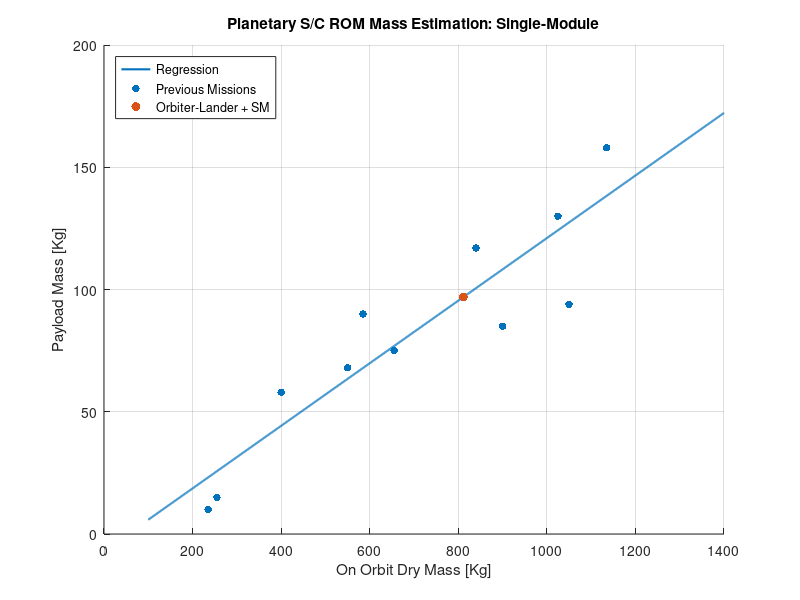
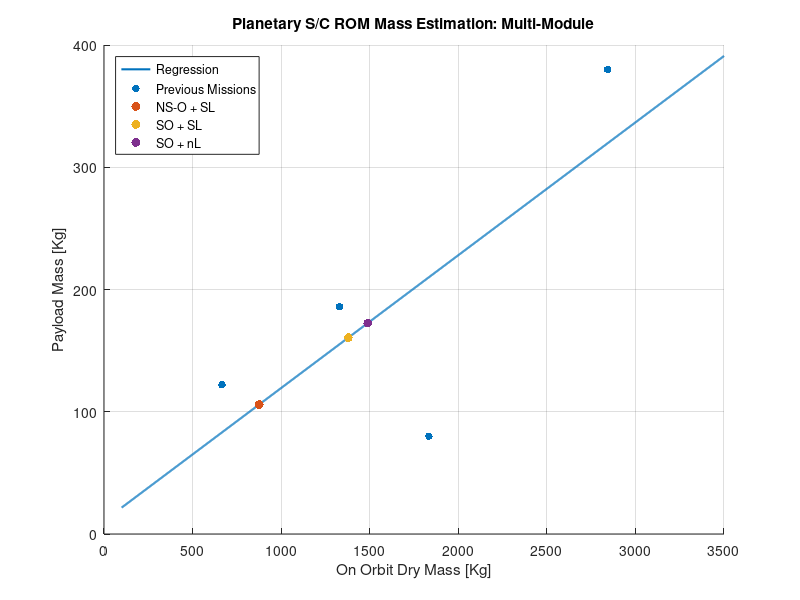
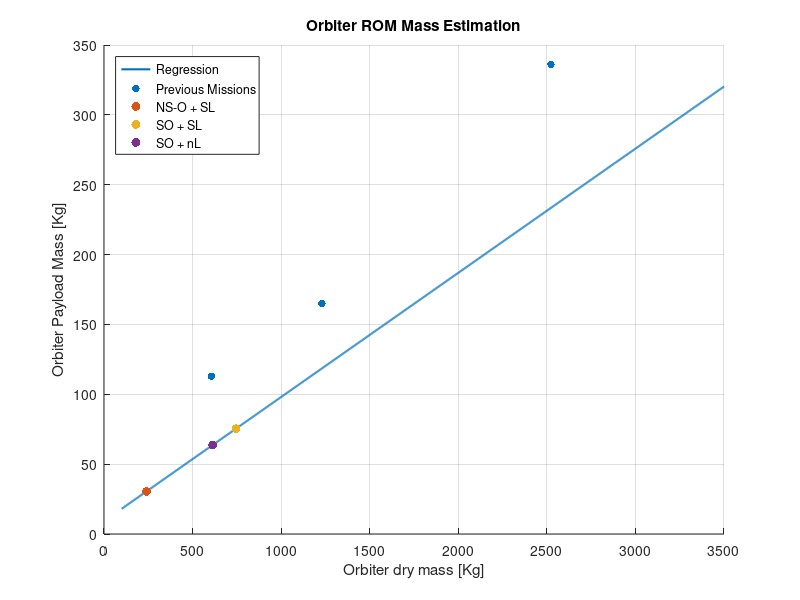
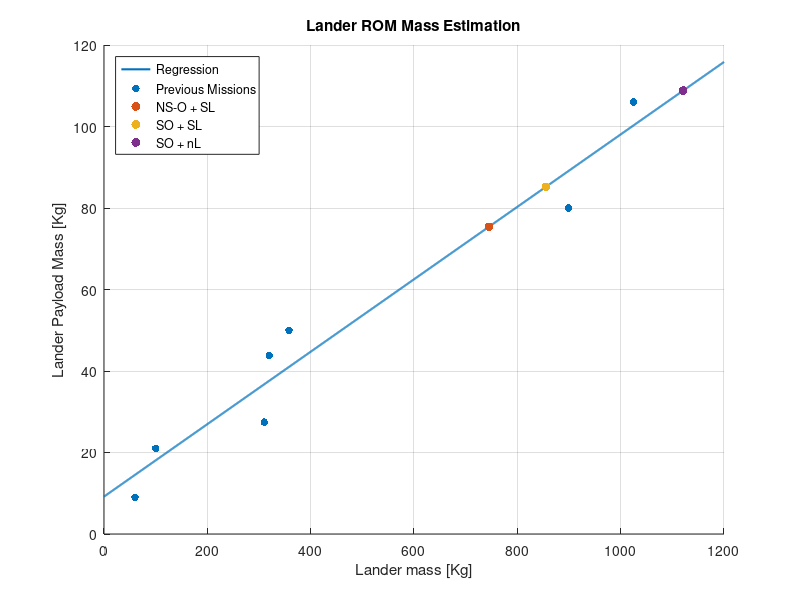

MATLAB code for these plots, in order:
clearvars ; close all ; clc ;

% ----------------------------------------------------
% Script computes ROM estimation for each architecture
% ----------------------------------------------------



% ONLY CHANGE PARAMETERS IN THE BOX BELOW
% ---------------------------------------

Isp = 300 ; % [s  ] - Hydrazine specific impulse
DV = 2400 ; % [m/s] - Assuming Cassini's deltaV with NO margins added

% ---------------------------------------
% ONLY CHANGE PARAMETERS IN THE BOX ABOVE






% !!! DO NOT TOUCH BELOW HERE !!!

% Fixed constants
g0 = 9.81 ;

% ------------------------------------------------------------------------


% Past mission data    
    % Rosetta:
      m_orbiterDry_Rosetta = 1230 ; m_lander_Philae = 100 ; m_pl_orbiter_Rosetta = 165 ; m_pl_lander_Philae = 21 ;
      m_pl_Rosetta = m_pl_lander_Philae + m_pl_orbiter_Rosetta ;
      m_orbitDry_Rosetta = m_orbiterDry_Rosetta + m_lander_Philae ;
    % Curiosity:
      m_spacecraftDry_Curiosity = 935 ; m_rover_Curiosity = 899 ; m_pl_rover_Curiosity = 80;
      m_pl_Curiosity = m_pl_rover_Curiosity ;
      m_orbitDry_Curiosity = m_spacecraftDry_Curiosity + m_rover_Curiosity ;
    % Cassini:
      m_orbiterDry_Cassini = 2523 ; m_lander_Huygens = 320 ; m_pl_Huygens = 6.3+17.3+6.3+8.1+1.9+3.9 ; m_pl_orbiter_Cassini = 43+56.5+15.5+37.1+43.3+14.4+29+23.8+16.8+8.8+10.3+37.7 ;
      m_pl_Cassini = m_pl_Huygens + m_pl_orbiter_Cassini ;
      m_orbitDry_Cassini = m_orbiterDry_Cassini + m_lander_Huygens ;
    % Mars Express
      m_orbiterDry_MarsExpress = 606 ; m_pl_orbiter_MarsExpress = 113 ; m_pl_lander_MarsExpress = 9 ; m_lander_MarsExpress = 60 ;
      m_pl_MarsExpress = m_pl_orbiter_MarsExpress + m_pl_lander_MarsExpress ;
      m_orbitDry_MarsExpress = m_orbiterDry_MarsExpress + m_lander_MarsExpress ;
    % Perseverance
      m_lander_Perseverance = 1025 ; m_pl_Perseverance = 61+45 ;
    % InSight
      m_lander_InSight = 358 ; m_pl_InSight = 50 ;
    % ExoMars
      m_rover_ExoMars = 310 ; m_pl_ExoMars = 2.13 + 1.74 + 1 + 1.7 + 2 + 2.4 + 11.5 + 5 ;
    % Opportunity
      % Not enough info ------ m_rover_Opportunity = 185 ; m_pl_Opportunity =  ;

m_orbitDry_singlemoduleRegression = [ 235, 255, 400, 550, 585, 655, 840, 900, 1050, 1025, 1135 ] ;
m_pl_singlemoduleRegression = [ 10, 15, 58, 68, 90, 75, 117, 85, 94, 130, 158 ] ;

m_orbitDry_multimoduleRegression = [ m_orbitDry_Rosetta, m_orbitDry_Curiosity, m_orbitDry_Cassini, m_orbitDry_MarsExpress ] ;
m_pl_multimoduleRegression = [ m_pl_Rosetta, m_pl_Curiosity, m_pl_Cassini, m_pl_MarsExpress ] ;

m_dry_orbiter = [ m_orbiterDry_Rosetta, m_orbiterDry_Cassini, m_orbiterDry_MarsExpress ] ;
m_pl_orbiter = [ m_pl_orbiter_Rosetta, m_pl_orbiter_Cassini, m_pl_orbiter_MarsExpress ] ;

m_lander = [ m_lander_Philae, m_rover_Curiosity, m_lander_Huygens, m_lander_MarsExpress, m_lander_Perseverance, m_lander_InSight, m_rover_ExoMars ] ;
m_pl_lander = [ m_pl_lander_Philae, m_pl_rover_Curiosity, m_pl_Huygens, m_pl_lander_MarsExpress, m_pl_Perseverance, m_pl_InSight, m_pl_ExoMars ] ;

% Create regression for single module and multi-module missions
p_singlemodule = polyfit(m_orbitDry_singlemoduleRegression, m_pl_singlemoduleRegression, 1 ) ;
p_multimodule = polyfit( m_orbitDry_multimoduleRegression, m_pl_multimoduleRegression, 1 ) ;
p_orbiter = polyfit( m_lander, m_pl_lander, 1 ) ;
p_lander = polyfit( m_lander, m_pl_lander, 1 ) ;

% Plot regressions
x_singlemodule = linspace( 100, 1400, 2000 ) ;
y_singlemodule = polyval( p_singlemodule, x_singlemodule ) ;
x_multimodule = linspace( 100, 3500, 2000 ) ;
y_multimodule = polyval( p_multimodule, x_multimodule ) ;
x_orbiter = linspace( 100, 3500, 2000 ) ;
y_orbiter =  polyval( p_orbiter, x_orbiter ) ;
x_lander = linspace( 0, 1200, 2000 ) ;
y_lander = polyval( p_lander, x_lander ) ;

figure(1) ; % Single-module
hold on ; grid on ;
plot( x_singlemodule, y_singlemodule, 'linewidth', 1.5 ) ;
scatter( m_orbitDry_singlemoduleRegression, m_pl_singlemoduleRegression, 30, 'filled' ) ;
xlabel( 'On Orbit Dry Mass [Kg]' ) ;
ylabel( 'Payload Mass [Kg]' ) ;
title( 'Planetary S/C ROM Mass Estimation: Single-Module' ) ;

figure(2) ; % Multi-module
hold on ; grid on ;
plot( x_multimodule, y_multimodule, 'linewidth', 1.5 ) ;
scatter( m_orbitDry_multimoduleRegression, m_pl_multimoduleRegression, 30, 'filled' ) ;
xlabel( 'On Orbit Dry Mass [Kg]' ) ;
ylabel( 'Payload Mass [Kg]' ) ;
title( 'Planetary S/C ROM Mass Estimation: Multi-Module' ) ;

figure(3) ; % Orbiters
hold on ; grid on ;
plot( x_orbiter, y_orbiter, 'linewidth', 1.5 ) ;
scatter( m_dry_orbiter, m_pl_orbiter, 30, 'filled' ) ;
xlabel( 'Orbiter dry mass [Kg]' ) ;
ylabel( 'Orbiter Payload Mass [Kg]' ) ;
title( 'Orbiter ROM Mass Estimation' ) ;

figure(4) ; % Landers/Rovers
hold on ; grid on ;
plot( x_lander, y_lander, 'linewidth', 1.5 ) ;
scatter( m_lander, m_pl_lander, 30, 'filled' ) ;
xlabel( 'Lander mass [Kg]' ) ;
ylabel( 'Lander Payload Mass [Kg]' ) ;
title( 'Lander ROM Mass Estimation' ) ;

% ------------------------------------------------------------------------

% Orbilander + Service Module
pl_OLSM = 96.9 ;
m_dry_OLSM = (pl_OLSM-p_singlemodule(2))/p_singlemodule(1) ;
m_wet_OLSM = m_dry_OLSM*exp(DV/(Isp*g0)) ;
m_prop_OLSM = m_wet_OLSM-m_dry_OLSM ;

% NS Orbiter + S Lander
pl_SL_NSOSL = 75.4 ;
pl_NSO_NSOSL = 30.5 ;
pl_NSOSL = pl_SL_NSOSL+pl_NSO_NSOSL ;
m_dry_NSOSL = (pl_NSOSL-p_multimodule(2))/p_multimodule(1) ;
m_wet_NSOSL = m_dry_NSOSL*exp(DV/(Isp*g0)) ;
m_prop_NSOSL = m_wet_NSOSL-m_dry_NSOSL ;
m_lander_NSOSL = (pl_SL_NSOSL-p_lander(2))/p_lander(1) ;
m_orbiter_NSOSL = (pl_NSO_NSOSL-p_orbiter(2))/p_orbiter(1) ;

% S Orbiter + S Lander
pl_SO_SOSL = 75.4 ;
pl_SL_SOSL = 85.2 ;
pl_SOSL = pl_SL_SOSL+pl_SO_SOSL ;
m_dry_SOSL = (pl_SOSL-p_multimodule(2))/p_multimodule(1) ;
m_wet_SOSL = m_dry_SOSL*exp(DV/(Isp*g0)) ;
m_prop_SOSL = m_wet_SOSL-m_dry_SOSL ;
m_lander_SOSL = (pl_SL_SOSL-p_lander(2))/p_lander(1) ;
m_orbiter_SOSL = (pl_SO_SOSL-p_orbiter(2))/p_orbiter(1) ;

% S Orbiter + n Lander
pl_SO_SOnL = 63.7 ;
pl_nL_SOnL = 108.8 ;
pl_SOnL = pl_nL_SOnL+pl_SO_SOnL ;
m_dry_SOnL = (pl_SOnL-p_multimodule(2))/p_multimodule(1) ;
m_wet_SOnL = m_dry_SOnL*exp(DV/(Isp*g0)) ;
m_prop_SOnL = m_wet_SOnL-m_dry_SOnL ;
m_lander_SOnL = (pl_nL_SOnL-p_lander(2))/p_lander(1) ;
m_orbiter_SOnL = (pl_SO_SOnL-p_orbiter(2))/p_orbiter(1) ;

figure(1) ;
hold on ; grid on ;
scatter(m_dry_OLSM,pl_OLSM,40,'filled')
legend( 'Regression', 'Previous Missions', 'Orbiter-Lander + SM', 'location', 'northwest' ) ;

figure(2) ;
hold on ; grid on ;
scatter(m_dry_NSOSL,pl_NSOSL,40,'filled') ;
scatter(m_dry_SOSL,pl_SOSL,40,'filled') ;
scatter(m_dry_SOnL,pl_SOnL,40,'filled') ;
legend( 'Regression', 'Previous Missions', 'NS-O + SL', 'SO + SL', 'SO + nL', 'location', 'northwest' ) ;

figure(3) ;
hold on ; grid on ;
scatter(m_orbiter_NSOSL,pl_NSO_NSOSL,40,'filled') ;
scatter(m_orbiter_SOSL,pl_SO_SOSL,40,'filled') ;
scatter(m_orbiter_SOnL,pl_SO_SOnL,40,'filled') ;
legend( 'Regression', 'Previous Missions', 'NS-O + SL', 'SO + SL', 'SO + nL', 'location', 'northwest' ) ;

figure(4) ;
hold on ; grid on ;
scatter(m_lander_NSOSL,pl_SL_NSOSL,40,'filled') ;
scatter(m_lander_SOSL,pl_SL_SOSL,40,'filled') ;
scatter(m_lander_SOnL,pl_nL_SOnL,40,'filled') ;
legend( 'Regression', 'Previous Missions', 'NS-O + SL', 'SO + SL', 'SO + nL', 'location', 'northwest' ) ;


%% Power %%%%%
% Empirical power law
P = @(P_pl) 332.93*log(P_pl) - 1046.6;

% Orbilander + Service Module
p_pl_1 = 326;
p1 = P(p_pl_1);

% Small Orbiter + Lander
p_pl_2a = 269;
p_pl_2b = 64;
p_singlemodule = P(p_pl_2a+p_pl_2b);

% Orbiter with sampling + Lander 
p_pl_3a = 269;
p_pl_3b = 303.4;
p3 = P(p_pl_3a+p_pl_3b);

x_singlemodule = linspace(150,700);
y_singlemodule = P(x_singlemodule);
figure
plot(x_singlemodule,y_singlemodule,'k','linewidth',1.5)
grid on
hold on
scatter(p_pl_1,p1,40,'filled')
scatter(p_pl_2a+p_pl_2b,p_singlemodule,40,'filled')
scatter(p_pl_3a+p_pl_3b,p3,40,'filled')
xlabel('Payload Power [W]')
ylabel('Overall Power [Kg]')
title('Planetary S/C ROM Power Estimation')
legend('','Orbiter-Lander + SM','NS Orbiter + S Lander',...
    'S Orbiter + S Lander','location','northwest')
